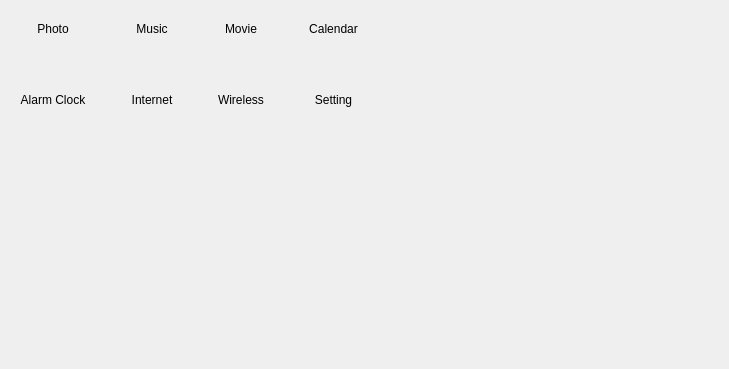
    <widget class="QWidget" name="MainPage">
     <widget class="QWidget" name="Mainwidget" native="true">
      <property name="enabled">
       <bool>true</bool>
      </property>
      <property name="geometry">
       <rect>
        <x>20</x>
        <y>0</y>
        <width>700</width>
        <height>360</height>
       </rect>
      </property>
      <property name="sizePolicy">
       <sizepolicy hsizetype="Fixed" vsizetype="Fixed">
        <horstretch>0</horstretch>
        <verstretch>0</verstretch>
       </sizepolicy>
      </property>
      <layout class="QGridLayout">
       <property name="sizeConstraint">
        <enum>QLayout::SetFixedSize</enum>
       </property>
       <property name="horizontalSpacing">
        <number>45</number>
       </property>
       <property name="verticalSpacing">
        <number>35</number>
       </property>
       <item row="0" column="0">
        <layout class="QVBoxLayout" name="VLay_Photo">
         <property name="spacing">
          <number>0</number>
         </property>
         <property name="sizeConstraint">
          <enum>QLayout::SetMinimumSize</enum>
         </property>
         <property name="leftMargin">
          <number>0</number>
         </property>
         <item>
          <widget class="QPushButton" name="Btn_Photo">
           <property name="enabled">
            <bool>true</bool>
           </property>
           <property name="sizePolicy">
            <sizepolicy hsizetype="Minimum" vsizetype="Maximum">
             <horstretch>0</horstretch>
             <verstretch>0</verstretch>
            </sizepolicy>
           </property>
           <property name="font">
            <font>
             <weight>50</weight>
             <italic>false</italic>
             <bold>false</bold>
             <strikeout>false</strikeout>
             <stylestrategy>PreferAntialias</stylestrategy>
             <kerning>false</kerning>
            </font>
           </property>
           <property name="focusPolicy">
            <enum>Qt::StrongFocus</enum>
           </property>
           <property name="contextMenuPolicy">
            <enum>Qt::NoContextMenu</enum>
           </property>
           <property name="acceptDrops">
            <bool>false</bool>
           </property>
           <property name="layoutDirection">
            <enum>Qt::RightToLeft</enum>
           </property>
           <property name="autoFillBackground">
            <bool>true</bool>
           </property>
           <property name="text">
            <string/>
           </property>
           <property name="icon">
            <iconset>
             <normaloff>:/apps/icon/f-spot.png</normaloff>:/apps/icon/f-spot.png</iconset>
           </property>
           <property name="iconSize">
            <size>
             <width>128</width>
             <height>128</height>
            </size>
           </property>
           <property name="flat">
            <bool>true</bool>
           </property>
          </widget>
         </item>
         <item>
          <widget class="QLabel" name="lab_Photo">
           <property name="text">
            <string>Photo</string>
           </property>
           <property name="alignment">
            <set>Qt::AlignCenter</set>
           </property>
          </widget>
         </item>
        </layout>
       </item>
       <item row="0" column="1">
        <layout class="QVBoxLayout" name="VLay_Music">
         <property name="spacing">
          <number>0</number>
         </property>
         <item>
          <widget class="QPushButton" name="Btn_Music">
           <property name="text">
            <string/>
           </property>
           <property name="icon">
            <iconset>
             <normaloff>:/apps/icon/audacious.png</normaloff>:/apps/icon/audacious.png</iconset>
           </property>
           <property name="iconSize">
            <size>
             <width>128</width>
             <height>128</height>
            </size>
           </property>
           <property name="flat">
            <bool>true</bool>
           </property>
          </widget>
         </item>
         <item>
          <widget class="QLabel" name="lab_Music">
           <property name="text">
            <string>Music</string>
           </property>
           <property name="alignment">
            <set>Qt::AlignCenter</set>
           </property>
          </widget>
         </item>
        </layout>
       </item>
       <item row="0" column="2">
        <layout class="QVBoxLayout" name="VLay_Movie">
         <property name="spacing">
          <number>0</number>
         </property>
         <item>
          <widget class="QPushButton" name="Btn_Movie">
           <property name="enabled">
            <bool>true</bool>
           </property>
           <property name="baseSize">
            <size>
             <width>0</width>
             <height>0</height>
            </size>
           </property>
           <property name="toolTip">
            <string/>
           </property>
           <property name="text">
            <string/>
           </property>
           <property name="icon">
            <iconset>
             <normaloff>:/apps/icon/mplayer.png</normaloff>:/apps/icon/mplayer.png</iconset>
           </property>
           <property name="iconSize">
            <size>
             <width>128</width>
             <height>128</height>
            </size>
           </property>
           <property name="flat">
            <bool>true</bool>
           </property>
          </widget>
         </item>
         <item>
          <widget class="QLabel" name="Lab_Movie">
           <property name="text">
            <string>Movie</string>
           </property>
           <property name="alignment">
            <set>Qt::AlignCenter</set>
           </property>
          </widget>
         </item>
        </layout>
       </item>
       <item row="0" column="3">
        <layout class="QVBoxLayout" name="VLay_Cal">
         <property name="spacing">
          <number>0</number>
         </property>
         <item>
          <widget class="QPushButton" name="Btn_Cal">
           <property name="text">
            <string/>
           </property>
           <property name="icon">
            <iconset>
             <normaloff>:/apps/icon/dates.png</normaloff>:/apps/icon/dates.png</iconset>
           </property>
           <property name="iconSize">
            <size>
             <width>128</width>
             <height>128</height>
            </size>
           </property>
           <property name="autoDefault">
            <bool>true</bool>
           </property>
           <property name="flat">
            <bool>true</bool>
           </property>
          </widget>
         </item>
         <item>
          <widget class="QLabel" name="lab_Cal">
           <property name="text">
            <string>Calendar</string>
           </property>
           <property name="alignment">
            <set>Qt::AlignCenter</set>
           </property>
          </widget>
         </item>
        </layout>
       </item>
       <item row="1" column="0">
        <layout class="QVBoxLayout" name="VLay_Alarm">
         <property name="spacing">
          <number>0</number>
         </property>
         <item>
          <widget class="QPushButton" name="Btn_Alarm">
           <property name="text">
            <string/>
           </property>
           <property name="icon">
            <iconset>
             <normaloff>:/apps/icon/clock.png</normaloff>:/apps/icon/clock.png</iconset>
           </property>
           <property name="iconSize">
            <size>
             <width>128</width>
             <height>128</height>
            </size>
           </property>
           <property name="flat">
            <bool>true</bool>
           </property>
          </widget>
         </item>
         <item>
          <widget class="QLabel" name="lab_Alarm">
           <property name="text">
            <string>Alarm Clock</string>
           </property>
           <property name="alignment">
            <set>Qt::AlignCenter</set>
           </property>
          </widget>
         </item>
        </layout>
       </item>
       <item row="1" column="1">
        <layout class="QVBoxLayout" name="VLay_Internet">
         <property name="spacing">
          <number>0</number>
         </property>
         <item>
          <widget class="QPushButton" name="Btn_Internet">
           <property name="text">
            <string/>
           </property>
           <property name="icon">
            <iconset>
             <normaloff>:/apps/icon/web-browser.png</normaloff>:/apps/icon/web-browser.png</iconset>
           </property>
           <property name="iconSize">
            <size>
             <width>128</width>
             <height>128</height>
            </size>
           </property>
           <property name="flat">
            <bool>true</bool>
           </property>
          </widget>
         </item>
         <item>
          <widget class="QLabel" name="Lab_Internet">
           <property name="text">
            <string>Internet</string>
           </property>
           <property name="alignment">
            <set>Qt::AlignCenter</set>
           </property>
          </widget>
         </item>
        </layout>
       </item>
       <item row="1" column="2">
        <layout class="QVBoxLayout" name="VLay_Wireless">
         <property name="spacing">
          <number>0</number>
         </property>
         <item>
          <widget class="QPushButton" name="Btn_Wireless">
           <property name="text">
            <string/>
           </property>
           <property name="icon">
            <iconset>
             <normaloff>:/apps/icon/network-wireless.png</normaloff>:/apps/icon/network-wireless.png</iconset>
           </property>
           <property name="iconSize">
            <size>
             <width>128</width>
             <height>128</height>
            </size>
           </property>
           <property name="flat">
            <bool>true</bool>
           </property>
          </widget>
         </item>
         <item>
          <widget class="QLabel" name="Lab_Wireless">
           <property name="text">
            <string>Wireless</string>
           </property>
           <property name="alignment">
            <set>Qt::AlignCenter</set>
           </property>
          </widget>
         </item>
        </layout>
       </item>
       <item row="1" column="3">
        <layout class="QVBoxLayout" name="VLay_Setting">
         <property name="spacing">
          <number>0</number>
         </property>
         <item>
          <widget class="QPushButton" name="Btn_Setting">
           <property name="autoFillBackground">
            <bool>false</bool>
           </property>
           <property name="text">
            <string/>
           </property>
           <property name="icon">
            <iconset>
             <normaloff>:/apps/icon/gkdebconf.png</normaloff>:/apps/icon/gkdebconf.png</iconset>
           </property>
           <property name="iconSize">
            <size>
             <width>128</width>
             <height>128</height>
            </size>
           </property>
           <property name="checkable">
            <bool>false</bool>
           </property>
           <property name="checked">
            <bool>false</bool>
           </property>
           <property name="autoDefault">
            <bool>false</bool>
           </property>
           <property name="default">
            <bool>false</bool>
           </property>
           <property name="flat">
            <bool>true</bool>
           </property>
          </widget>
         </item>
         <item>
          <widget class="QLabel" name="Lab_Setting">
           <property name="text">
            <string>Setting</string>
           </property>
           <property name="alignment">
            <set>Qt::AlignCenter</set>
           </property>
          </widget>
         </item>
        </layout>
       </item>
      </layout>
     </widget>
    </widget>
